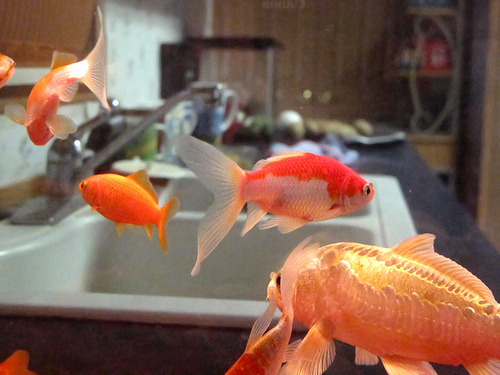
#> input picture ILSVRC2012_val_00006216_n01443537.JPEG, 500 x 375 px; its folder holds only this picture in this run
$ python -i DataProcess.py   (imports and definitions only)
#> lines starting #> are read from the running program, lines starting #| are printed output that depends on the picture
import os
import shutil
from PIL import Image
import numpy as np
import random
from PIL import Image, ImageFilter
import numpy as np

class DataProcess:
    def __init__(self):
        self.datasets = {}
        self.dataset_properties = {}

    # [81 lines left out: functions upload_dataset, get_dataset_info, update_dataset, delete_dataset, download_dataset, gaussian_noise, not called in this run]

    def blur(self, image, severity=1):
        """ 对图像应用模糊效果 """
        from PIL import ImageFilter
        c = [ImageFilter.BLUR, ImageFilter.GaussianBlur(2), ImageFilter.GaussianBlur(3), ImageFilter.GaussianBlur(5), ImageFilter.GaussianBlur(7)][severity - 1]
        return image.filter(c)


    # [40 lines left out: function apply_image_perturbation, not called in this run]

>>> from PIL import Image
>>> picture = Image.open('ILSVRC2012_val_00006216_n01443537.JPEG')
#> picture is the input picture: PIL image 500x375 RGB; mean R, G, B 129.8, 98.9, 83.5
>>> result = DataProcess().blur(picture)
#> in blur, `return image.filter(c)`:
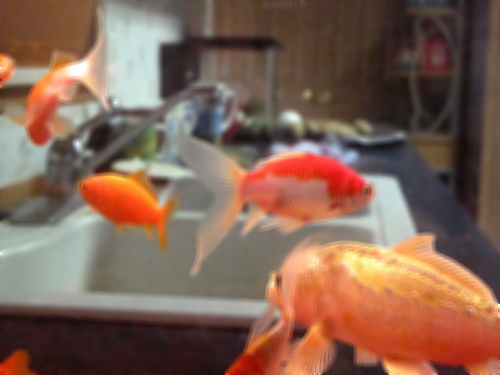
#> returned value: PIL image 500x375 RGB; mean R, G, B 129.9, 99, 83.5
